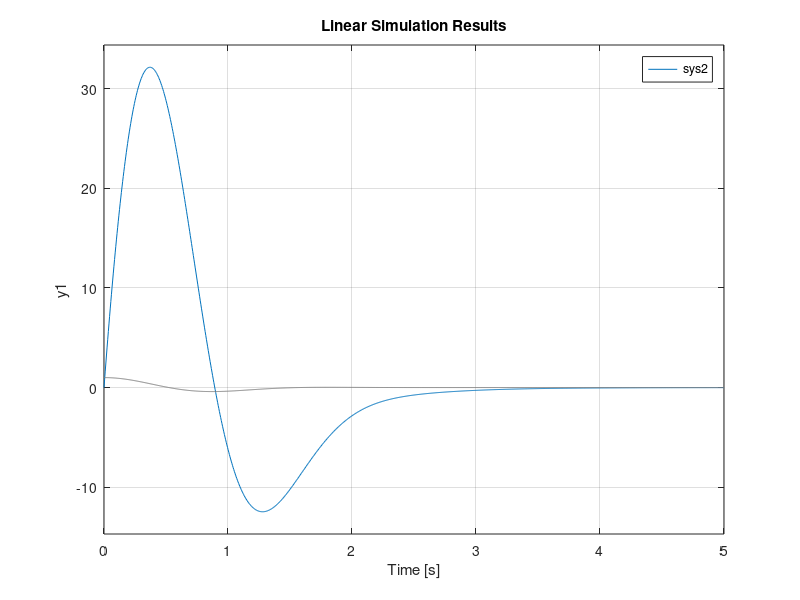
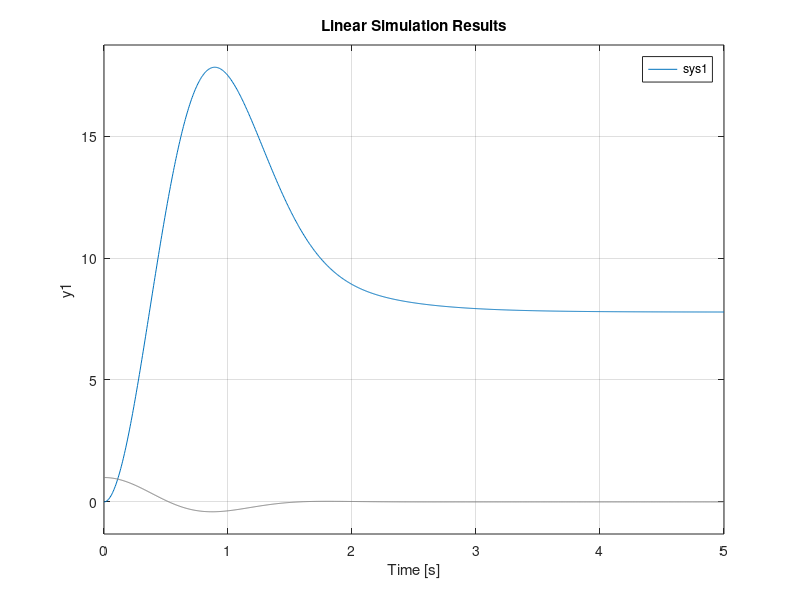

The MATLAB script that drew these images, in order: (Note: this script raises an error after producing the figures.)
clear all;
clc;
%Defining time from 0 to 5
time_given = linspace(0,5,1000)
%Defining first order system
sys2 = tf([166.7],[1 2])
%Defining signal system
v = (exp(-time_given.^2).*cos(3*time_given))
figure(1)
lsim(sys2,v,time_given)
%Defining second order system
sys1 = tf([166.7],[1 2 0])
%Plotting the graph for second order system
figure(2)
lsim(sys1,v,time_given)
%Commands for generating the time response of the system
options = odeset('AbsTol',1e-9,'RelTol',1e-8)
[t1,y1] = ode45(@motor_model,time_given,[0;0],options,v,time_given)
rotation_angle = y1(:,1)
angular_velocity = y1(:,2)
%Plotting graphs again to verify my estimated values
figure(3)
plot(time_given,rotation_angle)
figure(4)
plot(time_given,angular_velocity)

